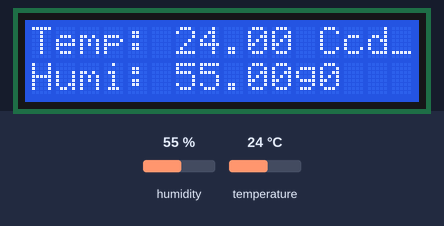
The sketch below on a simulated Arduino Uno, built for the host (arithmetic inside an expression is 32-bit, double 64-bit). Shown: 16×2 character LCD. The test bench sets the inputs (shaded band); at power-on: humidity 55 %, temperature 24 °C. WiFi joins after 1.5 s; servers stay silent unless stated; what the sketch prints to the serial monitor is not drawn.

Above: at 6.5 s.
6.6 s: humidity set to 22 %
At 9.0 s:
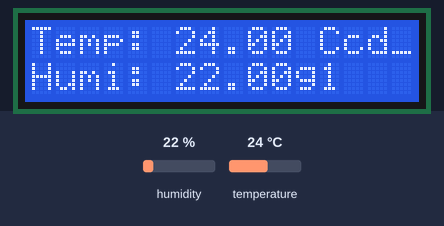
11.5 s: temperature set to 12 °C
At 13.2 s:
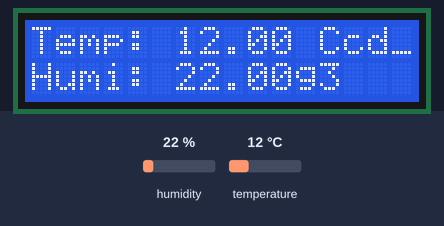
15.6 s: humidity set to 40 %
At 17.5 s:
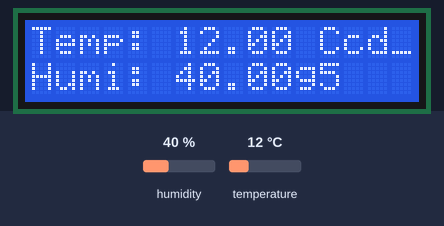
19.7 s: temperature set to 19 °C
At 21.7 s:
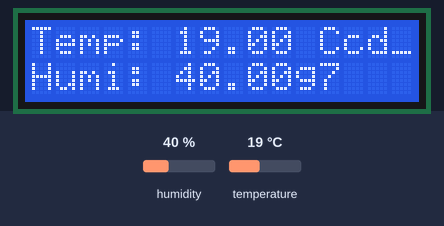
Timing chart, 0 to 23.2 s (numbered marks = the images above; inputs shaded):
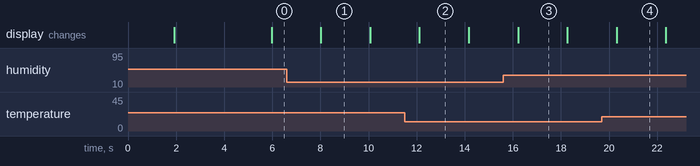

The sketch:

_210818_dht_lcd_esp01_Blynk.ino
```cpp
#define BLYNK_PRINT Serial
#define DHTTYPE DHT11
#define DHTPIN 11

#include <ESP8266_Lib.h>
#include <BlynkSimpleShieldEsp8266.h>
#include <SoftwareSerial.h>
#include <DHT.h>

#define ESP8266_BAUD 9600

DHT dht(DHTPIN, DHTTYPE);

SoftwareSerial EspSerial(2, 3); // RX, TX

char auth[] = "8up7lG-e2xwo6usYDkR7SM082G9YVRFr";
char ssid[] = "infoinno";
char pass[] = "yjys6826!";

float h;
float t;

ESP8266 wifi(&EspSerial);

#include <LiquidCrystal_I2C.h>
LiquidCrystal_I2C lcd(0x27,16,2);

int count = 0;

void setup()
{
  Serial.begin(9600);

  delay(10);

  EspSerial.begin(ESP8266_BAUD);
  delay(10);

  Blynk.begin(auth, wifi, ssid, pass);
  dht.begin();

  lcd.init();
  lcd.backlight();
  lcd.setCursor(0,0);
  lcd.print("_210818_dht_lcd_esp01_blynk");
  lcd.setCursor(0,1);
  lcd.print("by B.H Chung");
  delay(2000);
}

BLYNK_READ(V1)
{
  Blynk.virtualWrite(V1, h);
}

BLYNK_READ(V0)
{
  Blynk.virtualWrite(V0, t);
}

void loop()
{
  delay(2000);
  Blynk.run();
  h = dht.readHumidity();
  t = dht.readTemperature();

  Serial.print(h);
  Serial.print(" ");
  Serial.println(t);

  lcd.setCursor(0,0);
  lcd.print("Temp: ");
  lcd.print(t);
  lcd.print(" C");
  lcd.setCursor(0,1);
  lcd.print("Humi: ");
  lcd.print(h);
  lcd.setCursor(12,1);
  lcd.print(count);

  count += 1;
  if(count > 9999){
    count = 0;
    lcd.clear();
  }
}
```

Measured:
- what the display in image 1 shows lasts 2.1 s, from 8.0 s to 10.1 s
